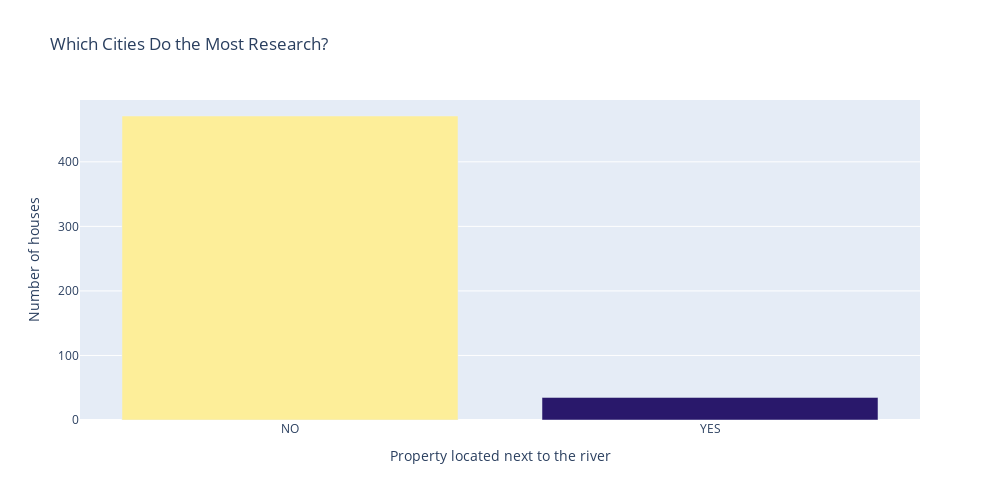

The code cell stored with this chart in its notebook:
### Code cell
river = px.bar(
    y = river_access.values,
    x = ["NO", "YES"],
    color = river_access.values,
    color_continuous_scale=px.colors.sequential.haline,
    title='Which Cities Do the Most Research?'
)

river.update_layout(
    xaxis_title='Property located next to the river',
    yaxis_title='Number of houses',
    coloraxis_showscale=False,
    width = 1000,
    height=500,
)

river.show()

### Figure 1 — Plotly figure (JSON) as saved in the notebook; plotly's stock layout.template omitted (floating-point values rounded to 4 significant figures)
{"data": [{"alignmentgroup": "True", "hovertemplate": "x=%{x}<br>y=%{y}<br>color=%{marker.color}<extra></extra>", "legendgroup": "", "marker": {"color": [471, 35], "coloraxis": "coloraxis", "pattern": {"shape": ""}}, "name": "", "offsetgroup": "", "orientation": "v", "showlegend": false, "textposition": "auto", "type": "bar", "x": ["NO", "YES"], "xaxis": "x", "y": [471, 35], "yaxis": "y"}], "layout": {"barmode": "relative", "coloraxis": {"colorbar": {"title": {"text": "color"}}, "colorscale": [[0, "rgb(41, 24, 107)"], [0.09091, "rgb(42, 35, 160)"], [0.1818, "rgb(15, 71, 153)"], [0.2727, "rgb(18, 95, 142)"], [0.3636, "rgb(38, 116, 137)"], [0.4545, "rgb(53, 136, 136)"], [0.5455, "rgb(65, 157, 133)"], [0.6364, "rgb(81, 178, 124)"], [0.7273, "rgb(111, 198, 107)"], [0.8182, "rgb(160, 214, 91)"], [0.9091, "rgb(212, 225, 112)"], [1, "rgb(253, 238, 153)"]], "showscale": false}, "height": 500, "legend": {"tracegroupgap": 0}, "title": {"text": "Which Cities Do the Most Research?"}, "width": 1000, "xaxis": {"anchor": "y", "autorange": true, "domain": [0, 1], "range": [-0.5, 1.5], "title": {"text": "Property located next to the river"}, "type": "category"}, "yaxis": {"anchor": "x", "autorange": true, "domain": [0, 1], "range": [0, 495.8], "title": {"text": "Number of houses"}, "type": "linear"}}}
